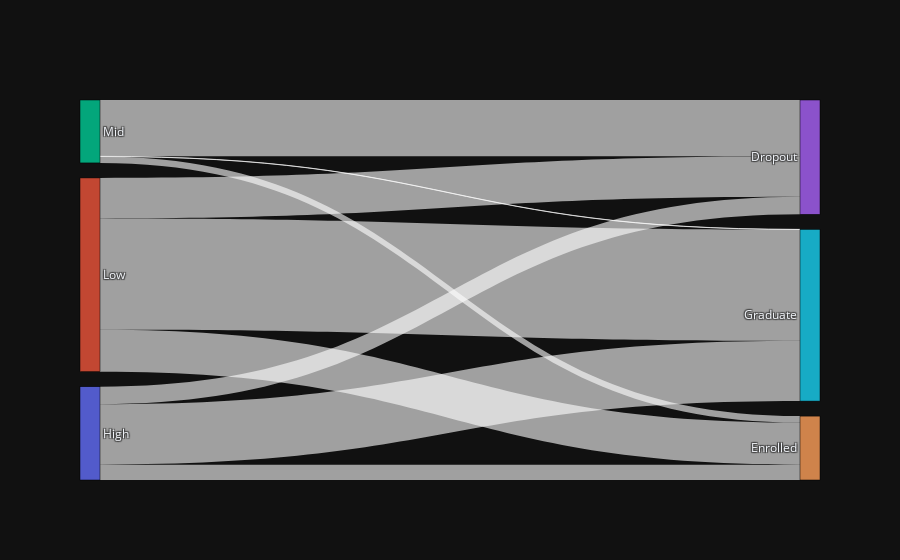

Source (notebook cell):
### Markdown cell above
The plot shows that age at enrollment signficantly impacts performance outcome. For graduate, most of the learners joined at an average age of 20 while dropout's age strenches to 50. The Age distribution for dropout has thicker tails compared to graduate and enrolled, indicating that more learners who dropout join or get enrolled at older ages.

#### Sankey diagram 
- This involves creating a sankey diagram and mapping the target variables to determie the path learners take based on performance clusters - low, mid, and high performance. It uses admission grade, 1st and second semester grades to create clusters
- This helps answer the question on whether there is a relationship between performance and dropping out of the course.

### Code cell
#  Create Performance Clusters
# Use admission grades, grades from the first and second semesters for clustering
cluster_features = ['Admission grade', 'Curricular units 1st sem (grade)', 'Curricular units 2nd sem (grade)']
# ['Curricular units 1st sem (grade)', 'Curricular units 2nd sem (grade)']
X = df[cluster_features].fillna(0)

# Standardize
X_scaled = StandardScaler().fit_transform(X)

# K-means clustering
kmeans = KMeans(n_clusters=3, random_state=42)
df['performance_cluster'] = kmeans.fit_predict(X_scaled)

# Map cluster to performance levels
df['performance_cluster'] = df['performance_cluster'].map({0: 'Low', 1: 'Mid', 2: 'High'})

# Map performance clusters to Target Outcomes grouped by performance cluster and target outcome
pathway = df.groupby(['performance_cluster', 'Target']).size().reset_index(name='count')

# Sankey Diagram
nodes = pd.unique(pathway[['performance_cluster', 'Target']].values.ravel('K'))
node_indices = {node: i for i, node in enumerate(nodes)}

# Map source and target 
pathway['source'] = pathway['performance_cluster'].map(node_indices)
pathway['target'] = pathway['Target'].map(node_indices)

# Create Sankey diagram
fig = go.Figure(data=[go.Sankey(
    node=dict(
        pad=15,
        thickness=20,
        line=dict(color="black", width=0.5),
        label=nodes
    ),
    link=dict(
        source=pathway['source'],
        target=pathway['target'],
        value=pathway['count']
    )
)])
# plot
fig.show()

### Figure 1 — Plotly figure (JSON) as saved in the notebook; plotly's stock layout.template omitted (floating-point values rounded to 4 significant figures)
{"data": [{"link": {"source": [0, 0, 0, 1, 1, 1, 2, 2, 2], "target": [3, 4, 5, 3, 4, 5, 3, 4, 5], "value": [218, 191, 750, 503, 523, 1382, 700, 80, 2]}, "node": {"label": ["High", "Low", "Mid", "Dropout", "Enrolled", "Graduate"], "line": {"color": "black", "width": 0.5}, "pad": 15, "thickness": 20}, "type": "sankey"}], "layout": {}}
